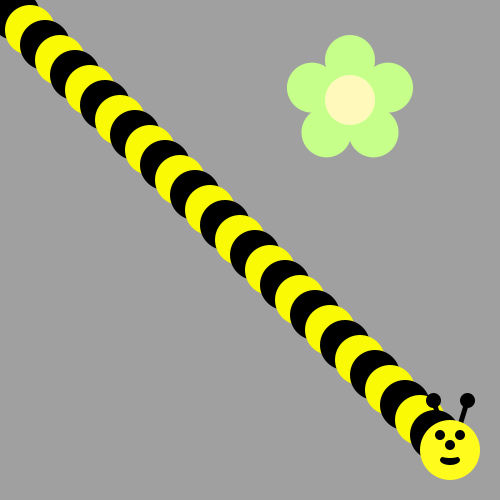
Frame 1 (no input)
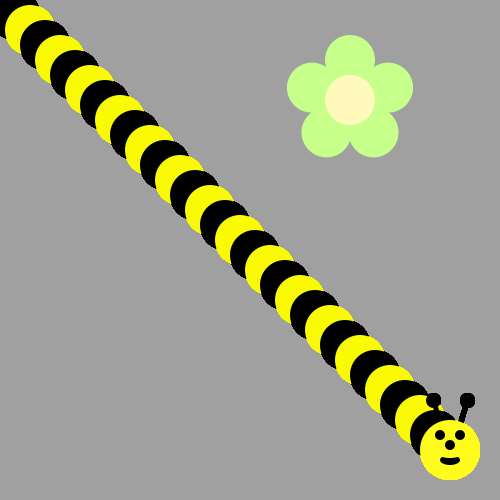
Frame 60 (the mouse pressed at the canvas centre just before this capture)
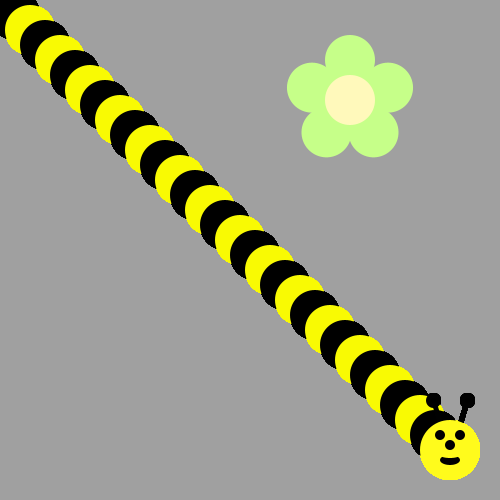
Frame 120 (the mouse held since frame 60 and released just before this capture)

The Processing sketch that drew these frames (run headless with seeded random() and noise(); from frame 60 on, the mouse is pressed at the canvas centre):

// Processing sketch: bumble_bee
// ── bumble_bee.pde

void setup() {
     ellipseMode(CENTER);
     size(500, 500);
     background(160, 160, 160);
     drawFlower(350, 100);
}

void draw() {
  
// First run the program and you should see a flower.  
  
  
/* Then, use a loop to make a body for the Bee! 
(see the image on the recipe, it's a diagonal line of circles)
Use modulo to make the colors alternate between yellow and black
*/
for(int i = 0; i < 31 ; i ++){
  if (i%2 == 0){
    fill(#F9FA03);
  } else {
    fill(#000000);
  }
  ellipse(15*i, 15*i, 50,50);
  }


/*
Now put his head on using drawBeeFace(x,y)
*/
drawBeeFace(30*15,30*15);
}

/**************   Use these methods but  DON'T CHANGE THE CODE BELOW  **************/

void drawFlower(int x, int y) {
     noStroke();
     translate(x, y);
     // draw 5 petals, rotating after each one
     fill(#c6ff89);      // green
      for (int i = 0; i < 5; i++) {
           ellipse(0, -40, 50, 50);
          rotate(radians(72));
     }
     fill(#fff9bb); // light yellow
     ellipse(0, 0, 50, 50);
} 
void drawBeeFace(int BeeFaceX, int BeeFaceY) {
     noStroke();
     fill(0, 0, 0);
     stroke(1);
     strokeWeight(5);
     line(BeeFaceX-10, BeeFaceY-27, BeeFaceX-17, BeeFaceY-50);
     line(BeeFaceX+10, BeeFaceY-27, BeeFaceX+17, BeeFaceY-50);
     ellipse(BeeFaceX-17, BeeFaceY-50, 10, 10);
     ellipse(BeeFaceX+17, BeeFaceY-50, 10, 10);
     noStroke();
     fill(255, 251, 28);
     ellipse(BeeFaceX, BeeFaceY, 60, 60); // face
     fill(255, 237, 209);
     fill(0,0,0);
      ellipse(BeeFaceX-10, BeeFaceY-15, 10, 10); // eyes
     ellipse(BeeFaceX+10, BeeFaceY-15, 10, 10);
      ellipse(BeeFaceX, BeeFaceY-5, 10, 10); // nose
      ellipse(BeeFaceX, BeeFaceY+10, 20, 10);// mouth
     fill(255, 251, 28);
     ellipse(BeeFaceX, BeeFaceY+5, 20, 6);
}
